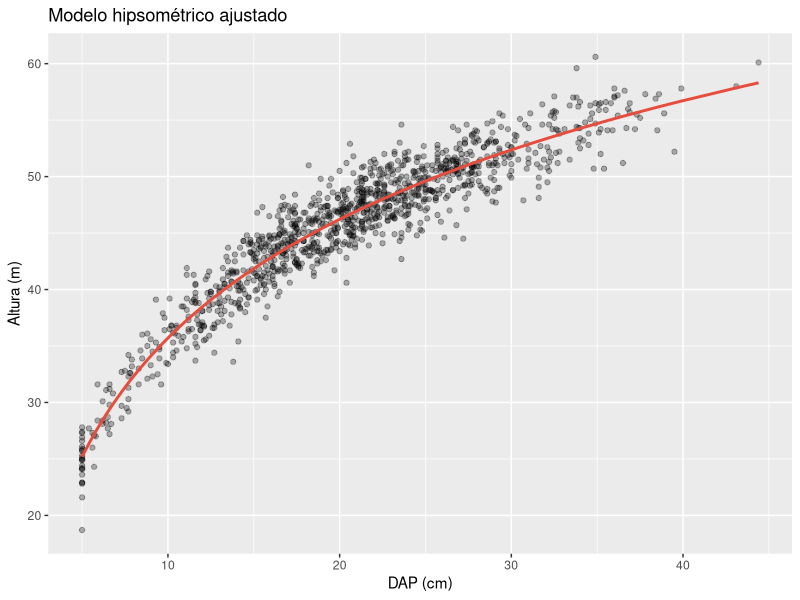
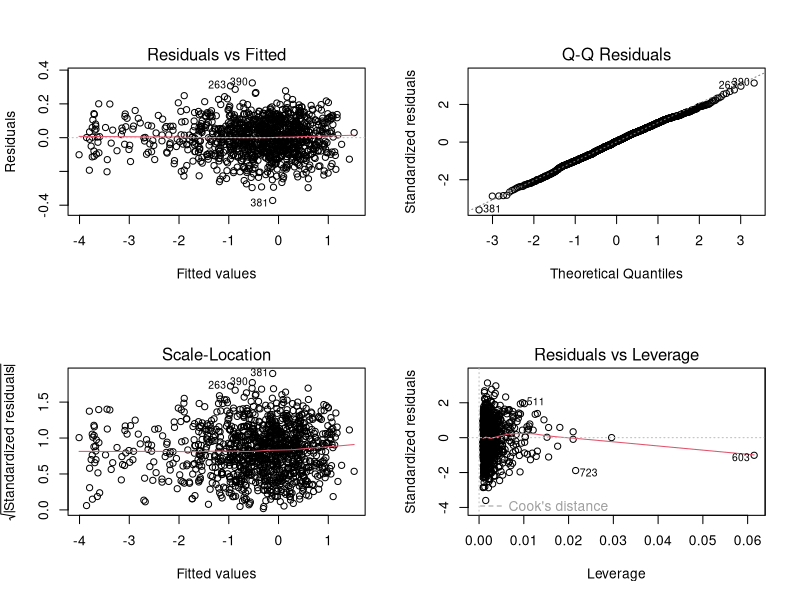
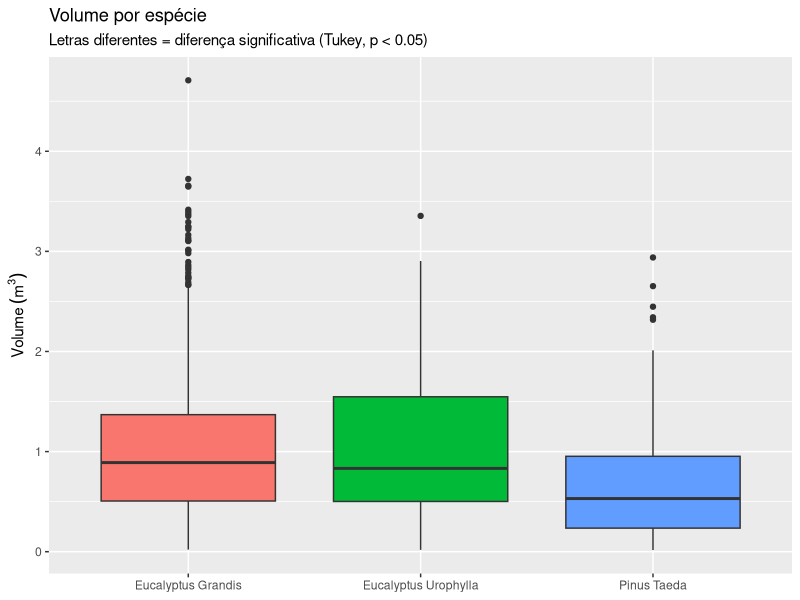

The R source for these figures, in order:
## ---- chunk 1
library(readr)
library(dplyr)
library(ggplot2)
library(broom)
inv_florestal <- read_csv("../data/inv_florestal.csv")
experimento <- read_csv("../data/experimento.csv")
## ---- chunk 2
# Ajuste do modelo
mod_hips <- lm(altura ~ log(dap), data = inv_florestal)
summary(mod_hips)
## ---- chunk 3
# Extrair resultados com broom
tidy(mod_hips)     # tabela de coeficientes
glance(mod_hips)   # estatísticas do modelo (R², AIC, etc.)
## ---- chunk 4
# Adicionar valores preditos ao dataset
inv_com_previsao <- augment(mod_hips, data = inv_florestal)

ggplot(inv_com_previsao, aes(x = dap, y = altura)) +
  geom_point(alpha = 0.3) +
  geom_line(aes(y = .fitted), color = "#E74C3C", linewidth = 1) +
  labs(title = "Modelo hipsométrico ajustado", x = "DAP (cm)", y = "Altura (m)")
## ---- chunk 5
# Modelo de Schumacher-Hall (log-log)
mod_vol <- lm(log(volume) ~ log(dap) + log(altura), data = inv_florestal)
summary(mod_vol)

# R² de 0.96 — excelente ajuste!
## ---- chunk 6
# Diagnóstico de resíduos
par(mfrow = c(2, 2))
plot(mod_vol)
par(mfrow = c(1, 1))
## ---- chunk 7
# Volume difere entre espécies?
mod_aov <- aov(volume ~ especie, data = inv_florestal)
summary(mod_aov)
## ---- chunk 8
# Quais espécies diferem entre si?
TukeyHSD(mod_aov)
## ---- chunk 9
# Visualização: boxplot + letras de Tukey
inv_florestal %>% 
  ggplot(aes(x = especie, y = volume, fill = especie)) +
  geom_boxplot() +
  labs(title = "Volume por espécie", x = NULL, y = expression(Volume~(m^3)),
       subtitle = "Letras diferentes = diferença significativa (Tukey, p < 0.05)") +
  theme(legend.position = "none")
## ---- chunk 10
experimento <- read_csv("../data/experimento.csv")
glimpse(experimento)
## ---- chunk 11
# ANOVA para delineamento experimental
mod_exp <- aov(resposta ~ tratamento, data = experimento)
summary(mod_exp)

# Comparações múltiplas
TukeyHSD(mod_exp) %>% 
  broom::tidy() %>% 
  filter(adj.p.value < 0.05)
## ---- chunk 12
inv_florestal %>% 
  group_by(especie) %>% 
  summarise(
    `N° árvores` = n(),
    `DAP médio (cm)` = round(mean(dap), 1),
    `Altura média (m)` = round(mean(altura), 1),
    `Volume total (m³)` = round(sum(volume), 2)
  ) %>% 
  knitr::kable(
    caption = "Resumo do inventário florestal por espécie",
    align = "c"
  )
